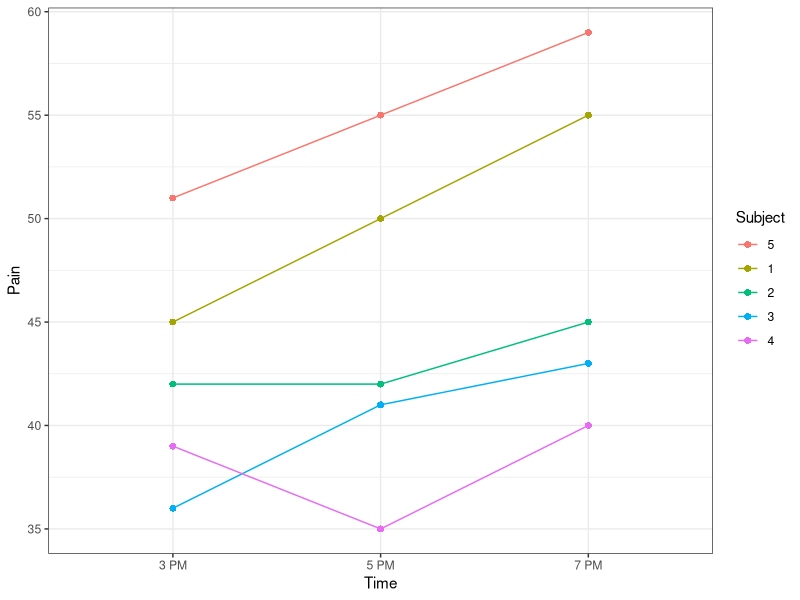
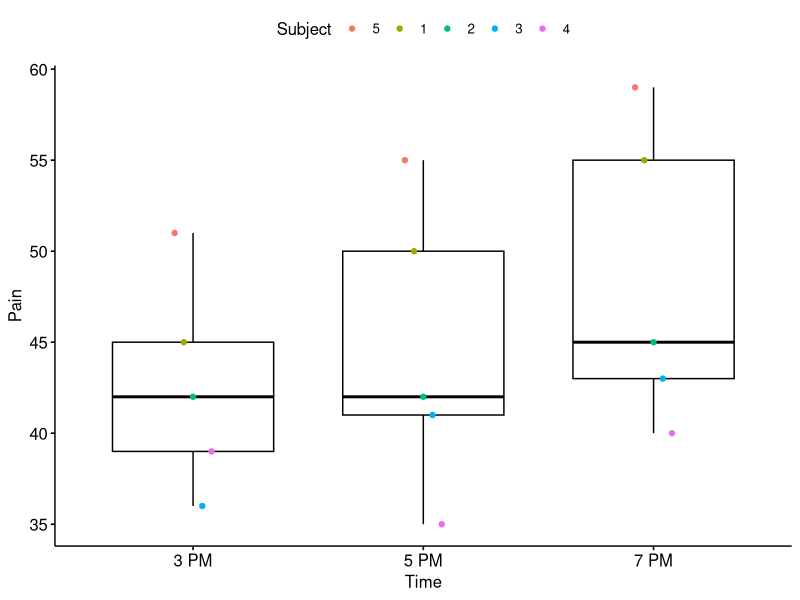
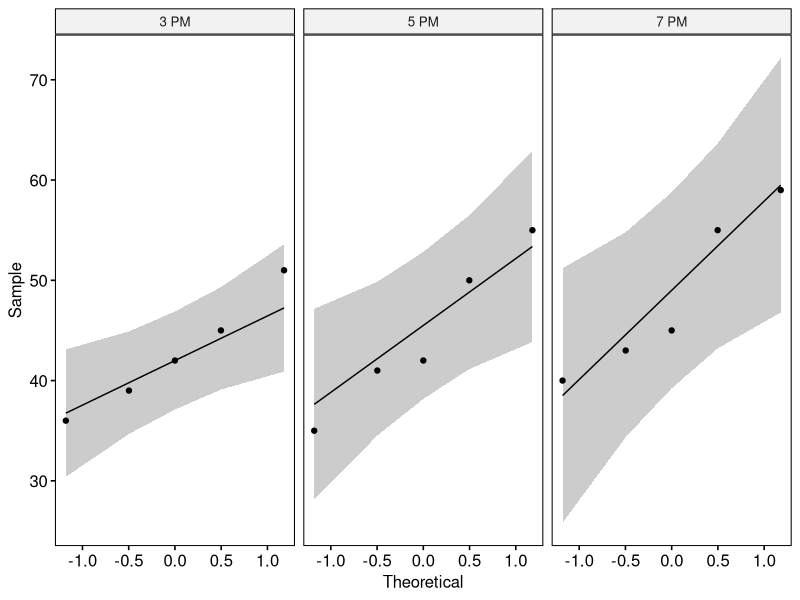
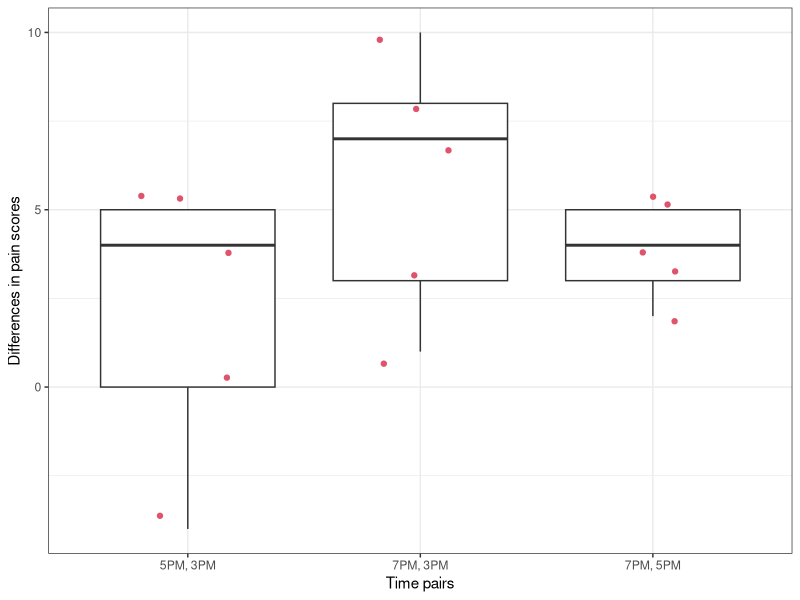
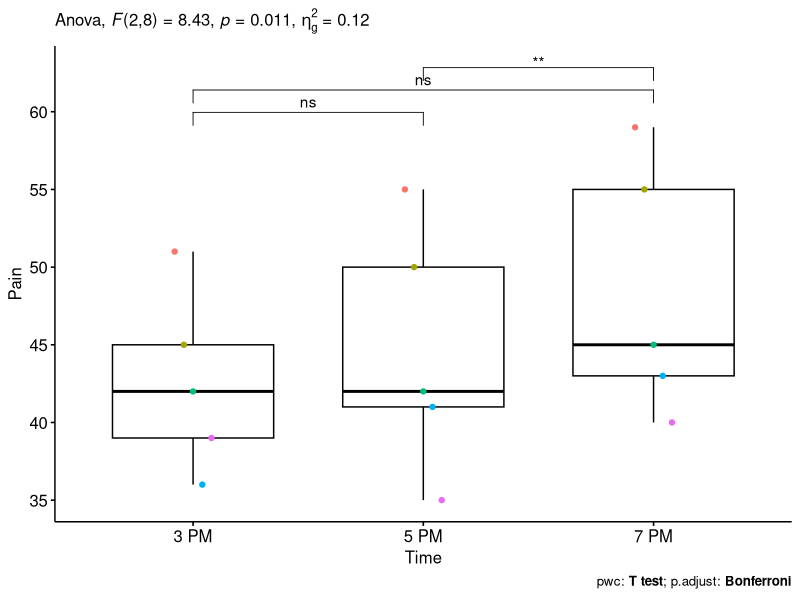
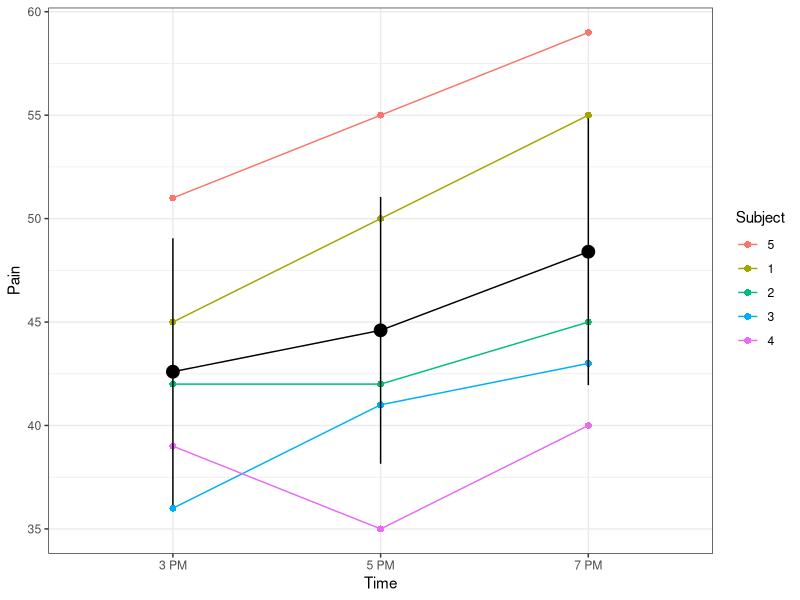
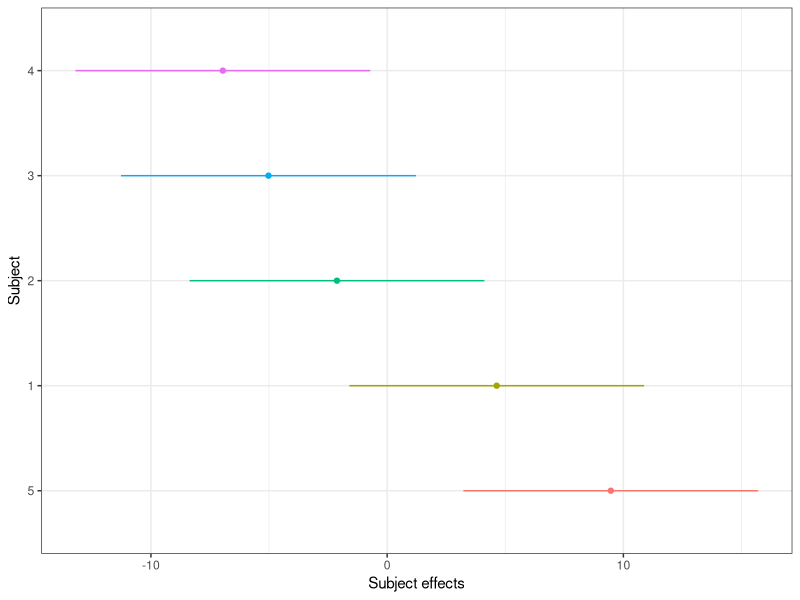
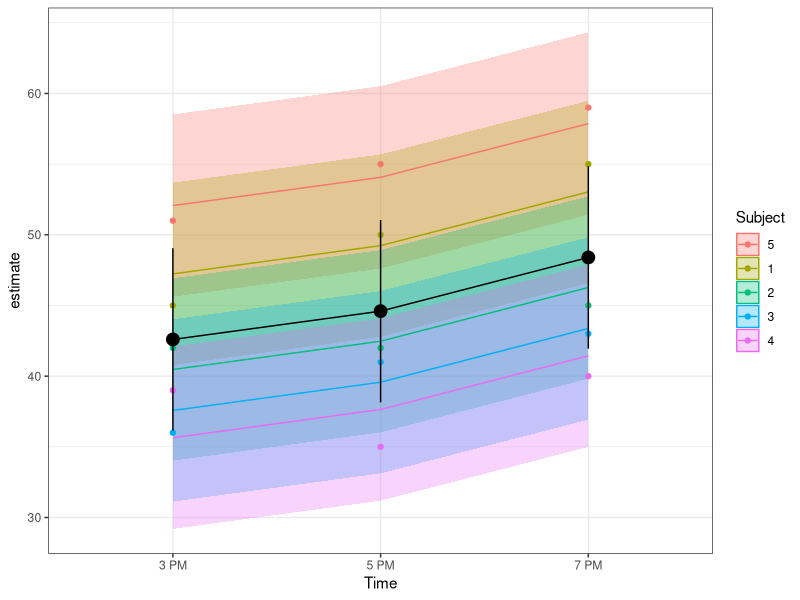

Write R code to recreate these figures, in order. (Note: this script raises an error after producing the figures.)
## ---- chunk 1
knitr::opts_chunk$set(echo = TRUE)
# knitr::opts_knit$set(root.dir = "../data")
knitr::opts_chunk$set(fig.dim=c(5,3.5), out.width="70%", fig.retina=2)
## ---- chunk 2
library(tidyverse)
library(rstatix)
library(ggpubr)
library(glmmTMB)
library(marginaleffects)
library(patchwork)
theme_set(theme_bw())
## ---- chunk 3
dt <- tibble(
    Subject = as_factor(rep(1:5,each=3)),
    Time = as_factor(rep(c("3 PM","5 PM","7 PM"),5)),
    Pain = c(45, 50, 55, 42, 42, 45, 36, 41, 43, 39, 35, 40, 51, 55, 59)) |> 
  # reorder subject by their pain scores
  mutate(Subject = fct_reorder(Subject,-Pain,mean)) |> 
  # make another version of time: hours = hours since start of experiment
  mutate(Hour = (as.numeric(Time) - 1) * 2)
dt
## ---- chunk 4
gline <- ggplot(dt) +
  aes(x = Time, y = Pain, colour = Subject, group=Subject) +
  # geom_boxplot(aes(col=NULL, group=NULL)) +
  geom_point(size=2,pch=16) +
  geom_line()

gline
## ---- chunk 5
gbox <- ggboxplot(dt, x = "Time", y = "Pain", alpha=.5) +
  geom_point(aes(colour = Subject, group=Subject), position = position_dodge(.2)) 

gbox
## ---- chunk 6
dt |> 
  group_by(Time) |> 
  get_summary_stats(Pain, type = "mean_sd")
## ---- chunk 7
dt |>  
  group_by(Time) |> 
  shapiro_test(Pain) 
## ---- chunk 8
# from the 'ggpubr' package
ggqqplot(dt, "Pain", facet.by = "Time")
## ---- chunk 9

# dv = dependent variable (response,i.e, "Pain")
# wid = variable identifying the subjects: "Subject"
# within = within-subjects variable (fixed factor), i.e, "Time"

anova_pain <- anova_test(data = dt, dv = Pain, wid = Subject, within = Time)
anova_pain
## ---- chunk 10
diff_dt <- dt |> 
  group_by(Subject) |> 
  summarise(`5PM, 3PM` = Pain[Time=="5 PM"] - Pain[Time=="3 PM"],
            `7PM, 3PM` = Pain[Time=="7 PM"] - Pain[Time=="3 PM"],
            `7PM, 5PM` = Pain[Time=="7 PM"] - Pain[Time=="5 PM"]) |> 
  pivot_longer(cols=2:4, names_to = "Time pairs", values_to = "Differences in pain scores")

diff_dt
## ---- chunk 11
diff_dt |> group_by(`Time pairs`) |> summarise(sd(`Differences in pain scores`))
## ---- chunk 12
diff_dt |> ggplot() + 
  aes(x=`Time pairs`,y=`Differences in pain scores`) + 
  geom_boxplot() +
  geom_jitter(col=2,width=.2)
## ---- chunk 13
anova_pain$`Mauchly's Test for Sphericity`
## ---- chunk 14
anova_pain$`Sphericity Corrections`
## ---- chunk 15
pwc <- dt %>%
  pairwise_t_test(
    Pain ~ Time, paired = TRUE,
    p.adjust.method = "bonferroni"
    )
pwc
## ---- chunk 16
pwc <- pwc %>% add_xy_position(x = "Time")
gbox + 
  stat_pvalue_manual(pwc) +
  labs(
    subtitle = get_test_label(anova_pain, detailed = TRUE),
    caption = get_pwc_label(pwc)
  ) +  theme(legend.position="none")
## ---- chunk 17
lmm1 <- glmmTMB(Pain ~ Time + (1 | Subject), data=dt)
summary(lmm1)
## ---- chunk 18
# refit the model with lme4 to avoid issues with 
# glmmTMB not playing with marginaleffefcts
lmer1 <- lme4::lmer(Pain ~ Time + (1 | Subject), data=dt)

predf <- predictions(lmer1, by="Time")
## ---- chunk 19
gline +
  geom_point(
    data = predf, 
    aes(x=Time, y=estimate), inherit.aes = F, size=4
    ) +
  geom_line(
    data =predf, 
    aes(x=as.numeric(Time), y=estimate), 
    inherit.aes = F
    ) +
  geom_errorbar(
    data =predf, 
    aes(x=Time, ymin=conf.low, ymax=conf.high), 
    width=0, 
    inherit.aes = F
    ) 
## ---- chunk 20
ranef(lmm1)
## ---- chunk 21
predr <- predictions(lmer1, by="Subject") |> 
  # subtract the mean to get marginal effects
  mutate(pred.mar = estimate - mean(estimate),
         conf.low.mar = conf.low - mean(estimate),
         conf.high.mar = conf.high - mean(estimate))
predr
## ---- chunk 22
predr |> 
  ggplot() + 
  aes(x=Subject,y=pred.mar,col=Subject) +
  geom_point() +
  geom_errorbar(aes(ymin=conf.low.mar,
                    ymax=conf.high.mar),
                width=0) +
  ylab("Subject effects") +
  theme(legend.position="none") + coord_flip()
## ---- chunk 23
predall <- predictions(lmer1)
predall

## ---- chunk 24
ggplot(predall) +
  aes(x = Time, 
      y = estimate, 
      col=Subject, 
      group=Subject
      ) +
  geom_ribbon(
    aes(ymin=conf.low, 
        ymax=conf.high, 
        col=NULL,
        fill = Subject), 
    width=0, alpha=.3
    ) +
  geom_line() + 
  geom_point(data=dt, 
             aes(y=Pain)
             ) +
  geom_point(data =predf, 
             aes(x=Time, y=estimate), 
             inherit.aes = F, size=4
             ) +
  geom_line(data =predf, 
            aes(x=as.numeric(Time), y=estimate), 
            inherit.aes = F
            ) +
  geom_errorbar(data =predf,
                aes(x=Time, ymin=conf.low, ymax=conf.high),
                width=0, inherit.aes = F)
 
## ---- chunk 25
# fit the model
mixreg1 <- glmmTMB(Pain ~ Hour + (Hour | Subject), data = dt)
summary(mixreg1)
## ---- chunk 26
ranef(mixreg1)
## ---- chunk 27
ranef(mixreg1)[[1]]$Subject |> cor()
## ---- chunk 28
lmer_mixreg1 <- lme4::lmer(Pain ~ Hour + (Hour | Subject),
                            data = dt)

plot_cap(lmer_mixreg1, 
         condition = c("Hour", "Subject")
         ) +
  geom_point(data=dt, 
             aes(x=Hour,y=Pain,col=Subject))
## ---- chunk 29
mixreg2 <- glmmTMB(
  Pain ~ Hour + (1 | Subject) + (0 + Hour | Subject), 
  data = dt)

summary(mixreg2)
## ---- chunk 30
lmer_mixreg2 <- lme4::lmer(
  Pain ~ Hour + (1 | Subject) + (0 + Hour | Subject), 
  data = dt)

lmer_predf_mixreg2 <- predictions(lmer_mixreg2, by="Hour")
lmer_predf_mixreg2 |> summary()

## ---- chunk 31
g1 <- plot_cap(
    lmer_mixreg2, 
    condition = c("Hour", "Subject")
    ) +
  # add raw data
  geom_point(
    data = dt, 
    aes(x=Hour,y=Pain,col=Subject)
    ) +
  # add overall mean
  geom_ribbon(
    data = lmer_predf_mixreg2,
    aes(x=Hour,ymin=conf.low,ymax=conf.high), 
    alpha=.2
    ) +
  geom_line(
    data = lmer_predf_mixreg2, 
    aes(x=Hour, y=estimate), 
    size=1)

g1
## ---- chunk 32
ranef(mixreg2)

ranef(lmer_mixreg2)
## ---- chunk 33
marginaleffects(lmer_mixreg2, by="Subject") |>  summary()
## ---- chunk 34

resid_by_hour <- 
  predictions(lmer_mixreg2) |> 
  mutate(Residuals = Pain - estimate) |> 
  ggplot() +
  geom_hline(yintercept=0) +
  aes(x=Hour,y=Residuals,col=Subject) +
  geom_point() 

resid_by_subject <- 
  predictions(lmer_mixreg2) |> 
  mutate(Residuals = Pain - estimate,
         Hour = as_factor(Hour)) |> 
  ggplot() +
  geom_hline(yintercept=0) +
  aes(x=Subject,y=Residuals,col=Hour) +
  geom_point()

resid_by_hour + resid_by_subject
## ---- chunk 35
lmm3 <- glmmTMB(Pain ~ Hour + (1 | Subject), data = dt)
summary(lmm3)
## ---- chunk 36
anova(lmm3, mixreg2)
## ---- chunk 37
# fit a fixed-effects linear model with interaction
flm <- lm(Pain ~ Hour * Subject, data = dt)
## ---- chunk 38
# Extract intercepts and slopes from fixed and mixed models
pars_fix_rand <- bind_rows(
  
  marginaleffects(
    flm,
    variable="Hour",
    by="Subject"
    ) |> 
    as.data.frame() |> 
    transmute(
      Subject, 
      Value = estimate, 
      Parameter = "Slope", 
      Model = "Fixed"
      ),
  
  marginaleffects(
    lmer_mixreg2,
    variable="Hour",
    by="Subject"
    ) |> 
    as.data.frame()  |> 
    transmute(
      Subject, 
      Value=estimate, 
      Parameter="Slope", 
      Model="Random"
      ),
  
  predictions(flm) |> 
    filter(Hour == 0) |> 
    transmute(
      Subject,
      Value=estimate,
      Parameter="Intercept",
      Model="Fixed"
      ),
  
  predictions(lmer_mixreg2) |> 
    filter(Hour == 0) |> 
    transmute(
      Subject,
      Value=estimate,
      Parameter="Intercept",
      Model="Random")
  )

# Plot them
ggplot(pars_fix_rand) +
  aes(
    x=Model,
    y=Value,
    col=Subject,
    group=Subject
    ) +
  geom_point() + 
  geom_line() +
  facet_wrap(.~Parameter, scales="free") +
  ggtitle("Shrinkage of Subject effects on intercept and slope parameters",
    subtitle = "Comparison of estimates between fixed-effects and mixed-effects models")
## ---- chunk 39
pars_fix_rand |> 
  pivot_wider(values_from = Value, names_from = Parameter) |> 
  ggplot() +
  aes(x=Intercept,y=Slope,col=Subject) +
  geom_point() +
  facet_wrap(~Model) +
  ggtitle("Intercept vs slope estimates for fixed model vs mixed model")
## ---- chunk 40
# get predictions from fixed and random models
preds_fix_rand <- bind_rows(
  predictions(mixreg2, vcov = vcov(mixreg2)) |> 
    as.data.frame() |> 
    select(Subject, Hour, Pain=estimate) |> 
    mutate(Model="Random") ,
  predictions(flm, vcov = vcov(flm)) |> 
    as.data.frame() |> 
    select(Subject, Hour, Pain=estimate) |> 
    mutate(Model="Fixed")
)

# plot data and predictions
dt |> 
  ggplot() +
  aes(x=Hour,y=Pain,col=Subject) +
  geom_point() +
  geom_line(aes(linetype=Model),
            data = preds_fix_rand) +
  ggtitle("Regression lines by subject for fixed model vs mixed model")
## ---- chunk 41
anova(lmm1,mixreg2)
